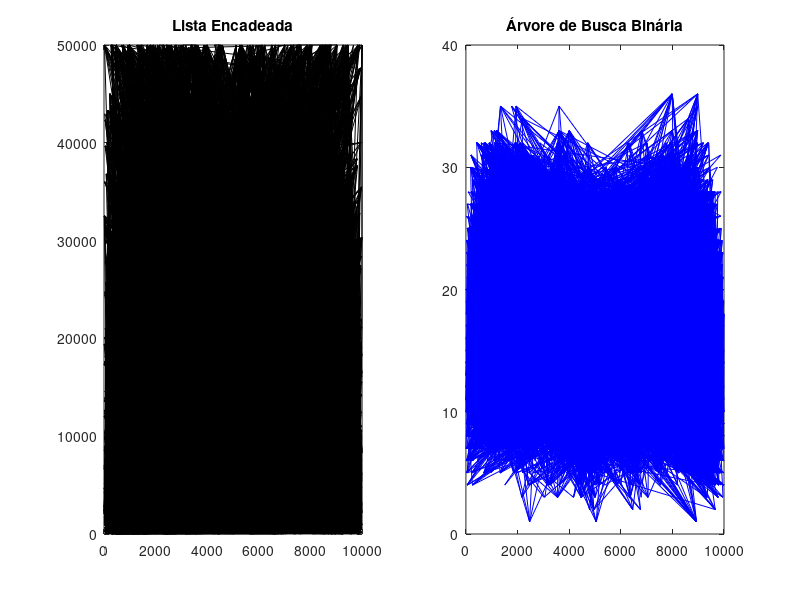

Source code (MATLAB):
comp1 = csvread('lista.csv');
x1 = comp1(:,1);
y1 = comp1(:,2);

comp2 = csvread('abb.csv');
x2 = comp2(:,1);
y2 = comp2(:,2);

figure(1);

subplot(1,2,1);
plot(x1, y1, 'k');
title('Lista Encadeada');

subplot(1,2,2);
plot(x2, y2, 'b');
title('Árvore de Busca Binária');